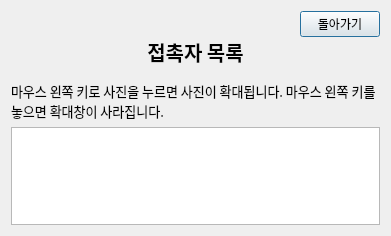
<?xml version="1.0" encoding="UTF-8"?>
<ui version="4.0">
 <class>Dialog</class>
 <widget class="QDialog" name="Dialog">
  <property name="geometry">
   <rect>
    <x>0</x>
    <y>0</y>
    <width>391</width>
    <height>236</height>
   </rect>
  </property>
  <property name="sizePolicy">
   <sizepolicy hsizetype="Fixed" vsizetype="Fixed">
    <horstretch>0</horstretch>
    <verstretch>0</verstretch>
   </sizepolicy>
  </property>
  <property name="windowTitle">
   <string>Dialog</string>
  </property>
  <layout class="QVBoxLayout" name="verticalLayout">
   <item>
    <layout class="QVBoxLayout" name="verticalLayout_2">
     <property name="spacing">
      <number>0</number>
     </property>
     <property name="topMargin">
      <number>0</number>
     </property>
     <property name="bottomMargin">
      <number>8</number>
     </property>
     <item>
      <widget class="QPushButton" name="backBtn">
       <property name="sizePolicy">
        <sizepolicy hsizetype="Fixed" vsizetype="Minimum">
         <horstretch>0</horstretch>
         <verstretch>0</verstretch>
        </sizepolicy>
       </property>
       <property name="layoutDirection">
        <enum>Qt::RightToLeft</enum>
       </property>
       <property name="text">
        <string>돌아가기</string>
       </property>
      </widget>
     </item>
     <item>
      <widget class="QLabel" name="label">
       <property name="font">
        <font>
         <family>-윤고딕320</family>
         <pointsize>15</pointsize>
         <weight>75</weight>
         <bold>true</bold>
        </font>
       </property>
       <property name="text">
        <string>접촉자 목록</string>
       </property>
       <property name="alignment">
        <set>Qt::AlignCenter</set>
       </property>
      </widget>
     </item>
    </layout>
   </item>
   <item>
    <widget class="QLabel" name="label_2">
     <property name="font">
      <font>
       <family>-윤고딕310</family>
       <pointsize>10</pointsize>
      </font>
     </property>
     <property name="text">
      <string>마우스 왼쪽 키로 사진을 누르면 사진이 확대됩니다. 마우스 왼쪽 키를 놓으면 확대창이 사라집니다.</string>
     </property>
     <property name="wordWrap">
      <bool>true</bool>
     </property>
    </widget>
   </item>
   <item>
    <widget class="QListWidget" name="contactorList"/>
   </item>
  </layout>
 </widget>
 <resources/>
 <connections/>
</ui>
